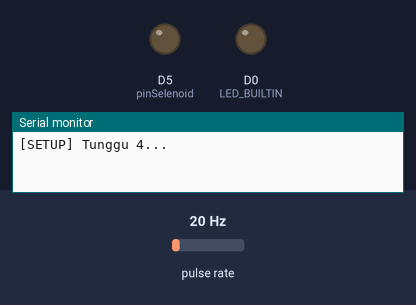
Recording of a sketch running on a simulated ESP8266 (NodeMCU). On the bench: output pins drawn as LEDs (lit = HIGH), the last lines printed to the serial monitor. Wiring (inferred from the names in the program): pulse sensor: data D4. The test bench sets the inputs (shaded band); at power-on: pulse rate 20 Hz. WiFi joins after 1.5 s; servers stay silent unless stated; uploads are accepted with an empty reply.

Above: at 0.1 s.
At 13.4 s:
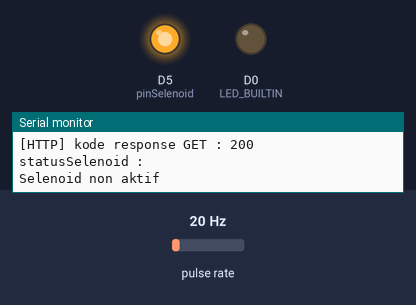
Timing chart, 0 to 14.9 s (numbered marks = the images above):
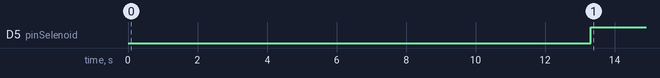

Measured:
- by itself, D5 (pinSelenoid): LOW → HIGH at 13.3 s

The sketch:

pdam.ino
```cpp
// Wifi
#include <ESP8266WiFi.h>
#include <ESP8266WiFiMulti.h>
#include <ESP8266HTTPClient.h>

ESP8266WiFiMulti WiFiMulti;

HTTPClient http;
#define USE_SERIAL Serial

String simpan = "http://mac.phbcomputerc.my.id/data/save?pelanggan_id=52124&totalLitres=";
String lastData = "http://mac.phbcomputerc.my.id/data/getLastData?pelanggan_id=52124";
String urlGetSelenoid = "http://mac.phbcomputerc.my.id/data/settingSelenoid?pelanggan_id=52124";

String respon = "", responLastData = "";
String  statusSelenoid, responSelenoid;
bool checkLastData = false;

#define LED_BUILTIN 16
#define SENSOR D4
#define pinSelenoid D5

long currentMillis = 0;
long previousMillis = 0;
int interval = 1000;
boolean ledState = LOW;
float calibrationFactor = 4.5;
volatile byte pulseCount;
byte pulse1Sec = 0;
float flowRate;
unsigned long flowMilliLitres;
unsigned int totalMilliLitres;
float flowLitres;
float totalLitres;
float kubik;

// biaya meter perkubik
int biayaLiter = 10000;

// total biaya
int totalBiaya = 0;

#define relay_on LOW
#define relay_off HIGH

void IRAM_ATTR pulseCounter()
{
  pulseCount++;
}

void setup()
{
  Serial.begin(115200);

  pinMode(pinSelenoid, OUTPUT);
  digitalWrite(pinSelenoid, relay_on);

  USE_SERIAL.begin(115200);
  USE_SERIAL.setDebugOutput(false);

  for (uint8_t t = 4; t > 0; t--)
  {
    USE_SERIAL.printf("[SETUP] Tunggu %d...\n", t);
    USE_SERIAL.flush();
    delay(1000);
  }

  WiFi.mode(WIFI_STA);
  WiFiMulti.addAP("mac", "12345678"); // Sesuaikan SSID dan password ini

  for (int u = 1; u <= 5; u++)
  {
    if ((WiFiMulti.run() == WL_CONNECTED))
    {
      USE_SERIAL.println("Wifi Connected");
      USE_SERIAL.flush();
      delay(1000);
    }
    else
    {
      Serial.println("Wifi not Connected");
      delay(1000);
    }
  }

  pinMode(LED_BUILTIN, OUTPUT);
  pinMode(SENSOR, INPUT_PULLUP);

  pulseCount = 0;
  flowRate = 0.0;
  flowMilliLitres = 0;
  totalMilliLitres = 0;
  previousMillis = 0;

  attachInterrupt(digitalPinToInterrupt(SENSOR), pulseCounter, FALLING);

  Serial.println("MONITORING PDAM");

  while (checkLastData == false)
  {
    getLastData();
    delay(1000);
  }

  delay(1000);
}

void loop()
{
  statusSelenoid = "0";
  readWaterFlow();
  getSelenoid();
}

void readWaterFlow()
{
  currentMillis = millis();
  if (currentMillis - previousMillis > interval)
  {

    pulse1Sec = pulseCount;
    pulseCount = 0;

    flowRate = ((1000.0 / (millis() - previousMillis)) * pulse1Sec) / calibrationFactor;
    previousMillis = millis();

    flowMilliLitres = (flowRate / 60) * 1000;
    flowLitres = (flowRate / 60);

    // Add the millilitres passed in this second to the cumulative total
    totalMilliLitres += flowMilliLitres;
    totalLitres += flowLitres;

    kubik = totalLitres / 1000;

    totalBiaya = biayaLiter * (kubik);

    // Print the flow rate for this second in litres / minute
    Serial.print("Flow rate: ");
    Serial.print(float(flowRate)); // Print the integer part of the variable
    Serial.print("L/min");
    Serial.print("\t"); // Print tab space

    // Print the cumulative total of litres flowed since starting
    Serial.print("Output Liquid Quantity: ");
    Serial.print(totalMilliLitres);
    Serial.print("mL / ");
    Serial.print(totalLitres);
    Serial.print("L");
    Serial.print("\t");

    Serial.print("Volume : ");
    Serial.print(kubik);
    Serial.println("m3");

    Serial.println();

    send_database();
  }
}

void send_database()
{
  if ((WiFiMulti.run() == WL_CONNECTED))
  {
    http.begin(simpan + (String)totalLitres + "&kubik=" + (String)kubik + "&totalBiaya=" + (String)totalBiaya);

    USE_SERIAL.print("[HTTP] Kirim data ke database ...\n");
    int httpCode = http.GET();

    if (httpCode > 0)
    {
      USE_SERIAL.printf("[HTTP] kode response GET : %d\n", httpCode);

      if (httpCode == HTTP_CODE_OK) // code 200
      {
        respon = http.getString();
        USE_SERIAL.println("Respon : " + respon);
      }
    }
    else
    {
      USE_SERIAL.printf("[HTTP] GET data gagal, error: %s\n", http.errorToString(httpCode).c_str());
    }
    http.end();
  }

  Serial.println();
}

void getLastData()
{
  if ((WiFiMulti.run() == WL_CONNECTED))
  {
    http.begin(lastData);

    USE_SERIAL.print("[HTTP] Get last data di database ...\n");
    int httpCode = http.GET();

    if (httpCode > 0)
    {
      USE_SERIAL.printf("[HTTP] kode response GET : %d\n", httpCode);

      if (httpCode == HTTP_CODE_OK) // code 200
      {
        responLastData = http.getString();
        USE_SERIAL.println("Respon : " + responLastData);

        checkLastData = true;

        totalLitres = getValue(responLastData, '#', 0).toFloat();
        totalMilliLitres = totalLitres * 1000;

        kubik = getValue(responLastData, '#', 1).toFloat();
        totalBiaya = getValue(responLastData, '#', 0).toInt();
      }
    }
    else
    {
      USE_SERIAL.printf("[HTTP] GET data gagal, error: %s\n", http.errorToString(httpCode).c_str());
    }
    http.end();
  }

  Serial.println();
}

void getSelenoid()
{
  if ((WiFiMulti.run() == WL_CONNECTED))
  {
    USE_SERIAL.print("[HTTP] Memulai...\n");

    http.begin(urlGetSelenoid);

    USE_SERIAL.print("[HTTP] Ambil data selenoid di database ...\n");
    int httpCode = http.GET();

    if (httpCode > 0)
    {
      USE_SERIAL.printf("[HTTP] kode response GET : %d\n", httpCode);

      if (httpCode == HTTP_CODE_OK)
      {
        Serial.println();

        responSelenoid = http.getString();

        statusSelenoid = getValue(responSelenoid, '#', 0);

        USE_SERIAL.println("statusSelenoid : " + statusSelenoid);
        delay(200);
      }
    }
    else
    {
      USE_SERIAL.printf("[HTTP] GET data gagal, error: %s\n", http.errorToString(httpCode).c_str());
    }
    http.end();
  }

  Serial.println();

  if (statusSelenoid == "1")
  {
    Serial.println("Selenoid aktif");
    digitalWrite(pinSelenoid, relay_on);
  }
  else
  {
    Serial.println("Selenoid non aktif");
    digitalWrite(pinSelenoid, relay_off);
  }

  delay(2000);
}

String getValue(String data, char separator, int index)
{
  int found = 0;
  int strIndex[] = {0, -1};
  int maxIndex = data.length() - 1;

  for (int i = 0; i <= maxIndex && found <= index; i++)
  {
    if (data.charAt(i) == separator || i == maxIndex)
    {
      found++;
      strIndex[0] = strIndex[1] + 1;
      strIndex[1] = (i == maxIndex) ? i + 1 : i;
    }
  }

  return found > index ? data.substring(strIndex[0], strIndex[1]) : "";
}
```
